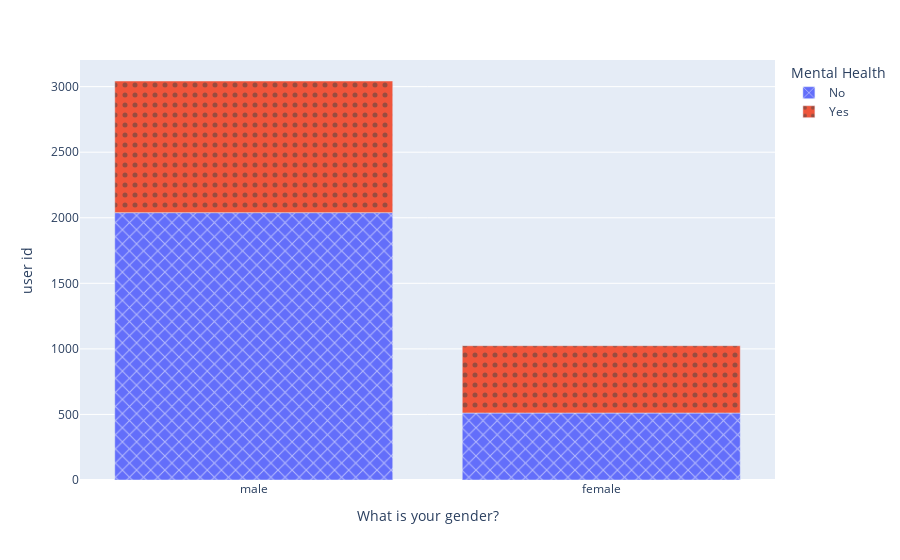

Notebook code for this chart:
### Code cell
fig = px.bar(gender_df, x="What is your gender?", y="user id", color="Mental Health",
             pattern_shape="Mental Health", pattern_shape_sequence=["x", "."], height=600)
fig.show()

### Figure 1 — Plotly figure (JSON) as saved in the notebook; plotly's stock layout.template omitted (floating-point values rounded to 4 significant figures)
{"data": [{"alignmentgroup": "True", "hovertemplate": "Mental Health=No<br>What is your gender?=%{x}<br>user id=%{y}<extra></extra>", "legendgroup": "No", "marker": {"color": "#636efa", "pattern": {"shape": "x"}}, "name": "No", "offsetgroup": "No", "orientation": "v", "showlegend": true, "textposition": "auto", "type": "bar", "x": ["male", "female"], "xaxis": "x", "y": [2039, 511], "yaxis": "y"}, {"alignmentgroup": "True", "hovertemplate": "Mental Health=Yes<br>What is your gender?=%{x}<br>user id=%{y}<extra></extra>", "legendgroup": "Yes", "marker": {"color": "#EF553B", "pattern": {"shape": "."}}, "name": "Yes", "offsetgroup": "Yes", "orientation": "v", "showlegend": true, "textposition": "auto", "type": "bar", "x": ["male", "female"], "xaxis": "x", "y": [1004, 513], "yaxis": "y"}], "layout": {"autosize": true, "barmode": "relative", "legend": {"title": {"text": "Mental Health"}, "tracegroupgap": 0}, "margin": {"t": 60}, "xaxis": {"anchor": "y", "autorange": true, "domain": [0, 1], "range": [-0.5, 1.5], "title": {"text": "What is your gender?"}, "type": "category"}, "yaxis": {"anchor": "x", "autorange": true, "domain": [0, 1], "range": [0, 3203.0], "title": {"text": "user id"}, "type": "linear"}}}
